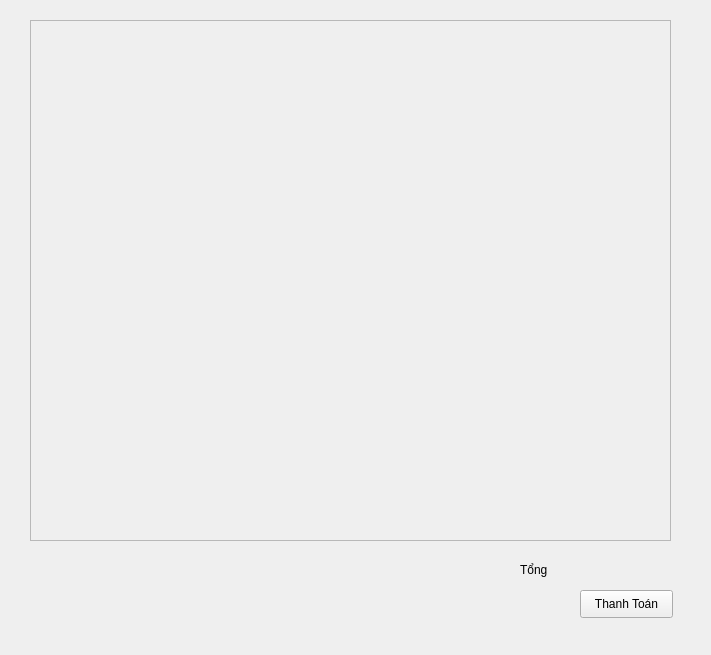
<?xml version="1.0" encoding="UTF-8"?>
<ui version="4.0">
 <class>Form</class>
 <widget class="QWidget" name="Form">
  <property name="geometry">
   <rect>
    <x>0</x>
    <y>0</y>
    <width>711</width>
    <height>655</height>
   </rect>
  </property>
  <property name="windowTitle">
   <string>Form</string>
  </property>
  <widget class="QScrollArea" name="scrollArea">
   <property name="geometry">
    <rect>
     <x>30</x>
     <y>20</y>
     <width>641</width>
     <height>521</height>
    </rect>
   </property>
   <property name="widgetResizable">
    <bool>true</bool>
   </property>
   <widget class="QWidget" name="scrollAreaWidgetContents">
    <property name="geometry">
     <rect>
      <x>0</x>
      <y>0</y>
      <width>639</width>
      <height>519</height>
     </rect>
    </property>
   </widget>
  </widget>
  <widget class="QPushButton" name="pay_btn">
   <property name="geometry">
    <rect>
     <x>580</x>
     <y>590</y>
     <width>93</width>
     <height>28</height>
    </rect>
   </property>
   <property name="text">
    <string>Thanh Toán</string>
   </property>
  </widget>
  <widget class="QLabel" name="total">
   <property name="geometry">
    <rect>
     <x>520</x>
     <y>560</y>
     <width>151</width>
     <height>20</height>
    </rect>
   </property>
   <property name="text">
    <string>Tổng</string>
   </property>
  </widget>
 </widget>
 <resources/>
 <connections/>
</ui>
